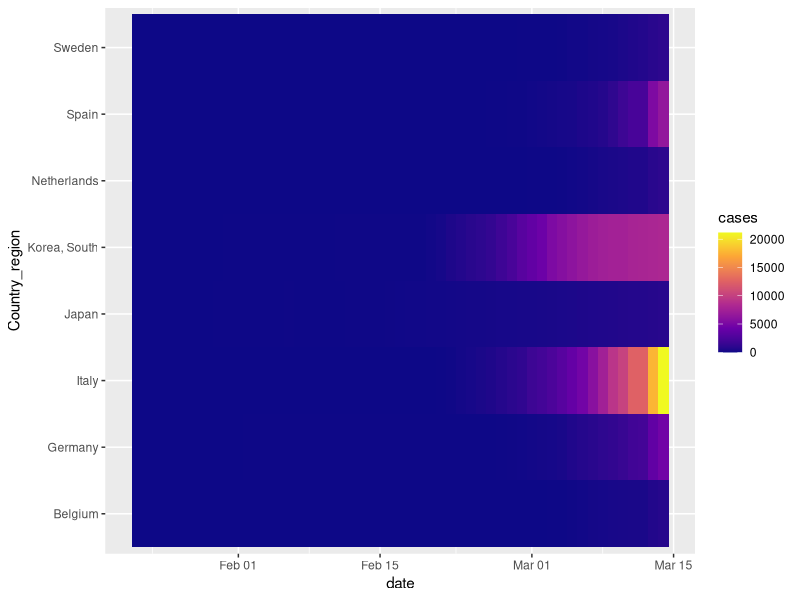
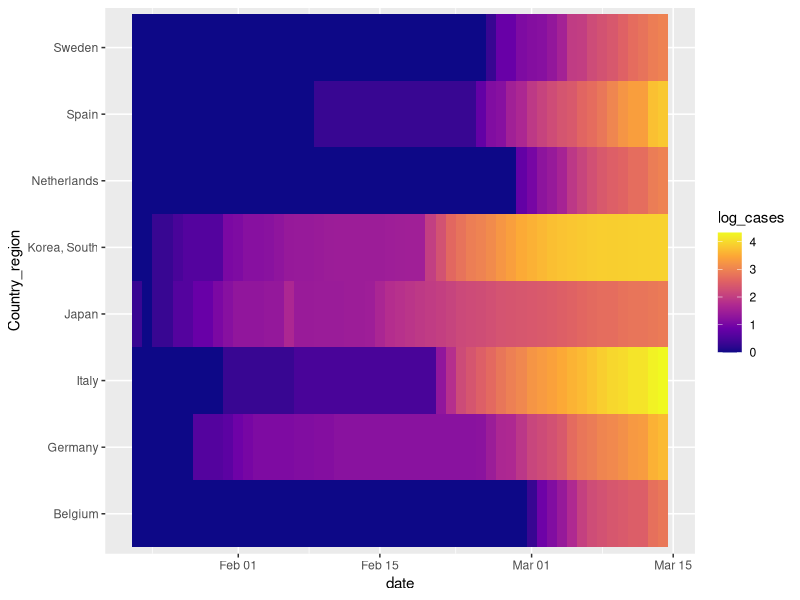
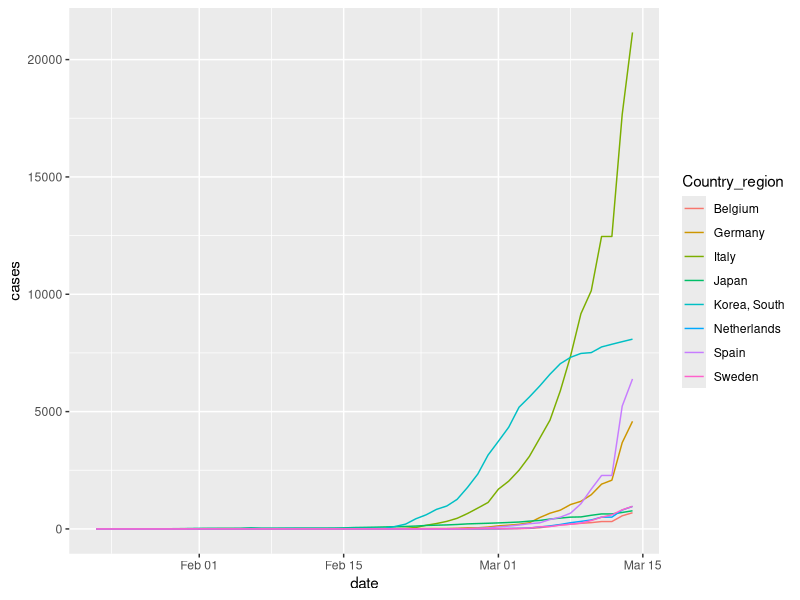
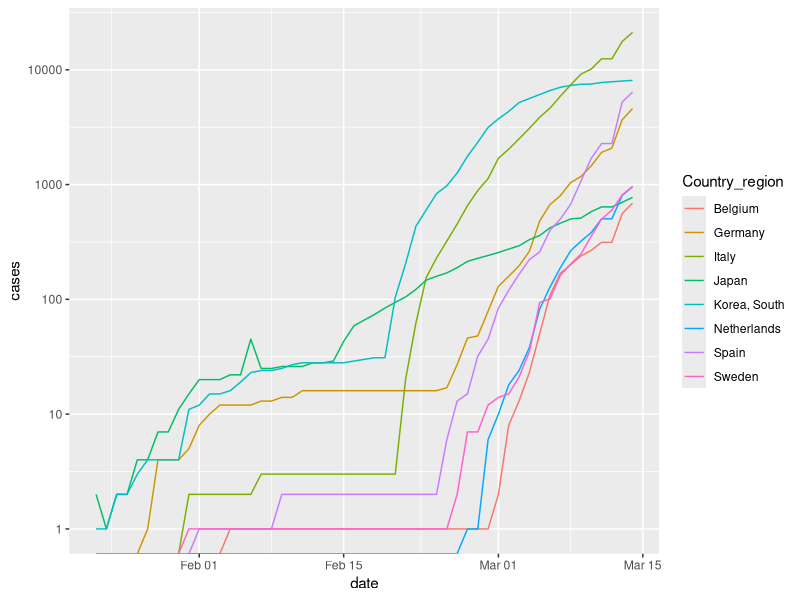

These figures' R source, in order: (Note: this script raises an error after producing the figures.)
#--------------------------
# COVID-19 cases-plot
# author = Jorick Roels
#--------------------------

# Setup
library(ggplot2)
library(tidyverse)
library(patchwork)

# read data
confirmed <- read_csv("procdata/confirmed.csv")

# add log transformation
confirmed <- confirmed %>% 
  mutate(log_cases = if_else(cases > 0,log10(cases), 0))

# Make plots
heat_map <- confirmed %>% 
  ggplot(mapping = aes(date, Country_region)) +
    geom_tile(mapping = aes(fill = cases)) +
    scale_fill_viridis_c(option = "plasma")

heat_map_log <- confirmed %>% 
  ggplot(mapping = aes(date, Country_region)) +
  geom_tile(mapping = aes(fill = log_cases)) +
  scale_fill_viridis_c(option = "plasma")

linear <- confirmed %>% 
  ggplot(mapping = aes(date, cases)) +
    geom_line(mapping = aes(color = Country_region))

linear_log2 <- confirmed %>% 
  ggplot(mapping = aes(date, cases)) +
  geom_line(mapping = aes(color = Country_region)) +
  scale_y_log10()

(heat_map | heat_map_log) /
  (linear | linear_log)